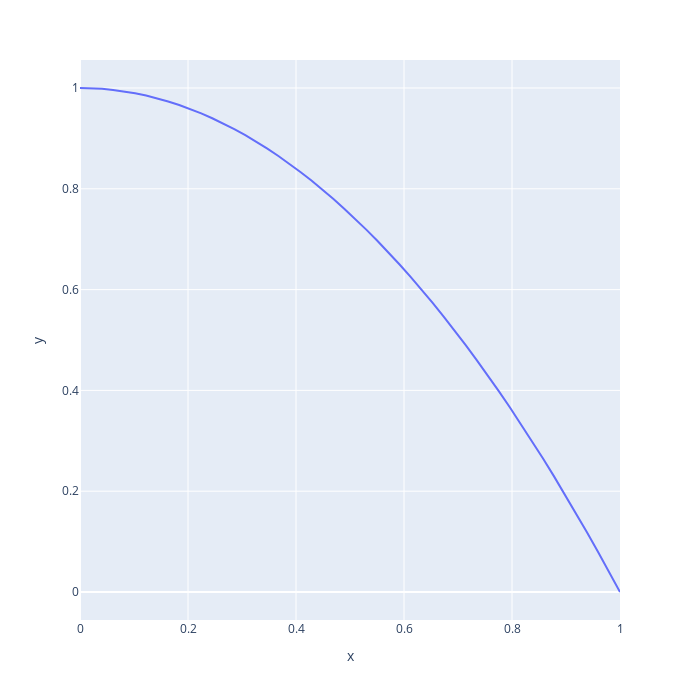

The notebook cell saved with this chart:
### Code cell
from discrete_fuzzy_operators.base.operators.unary_operators.unit.fuzzy_unit_unary_operator import FuzzyUnitUnaryOperator
f = FuzzyUnitUnaryOperator(lambda x: 1-x**2)
f.plot_operator()

### Figure 1 — Plotly figure (JSON) as saved in the notebook; plotly's stock layout.template omitted (floating-point values rounded to 4 significant figures)
{"data": [{"hovertemplate": "x=%{x}<br>y=%{y}<extra></extra>", "legendgroup": "", "line": {"color": "#636efa", "dash": "solid"}, "marker": {"symbol": "circle"}, "mode": "lines", "name": "", "orientation": "v", "showlegend": false, "x": [0.0, 0.02041, 0.04082, 0.06122, 0.08163, 0.102, 0.1224, 0.1429, 0.1633, 0.1837, 0.2041, 0.2245, 0.2449, 0.2653, 0.2857, 0.3061, 0.3265, 0.3469, 0.3673, 0.3878, 0.4082, 0.4286, 0.449, 0.4694, 0.4898, 0.5102, 0.5306, 0.551, 0.5714, 0.5918, 0.6122, 0.6327, 0.6531, 0.6735, 0.6939, 0.7143, 0.7347, 0.7551, 0.7755, 0.7959, 0.8163, 0.8367, 0.8571, 0.8776, 0.898, 0.9184, 0.9388, 0.9592, 0.9796, 1.0], "xaxis": "x", "y": [1.0, 0.9996, 0.9983, 0.9963, 0.9933, 0.9896, 0.985, 0.9796, 0.9733, 0.9663, 0.9584, 0.9496, 0.94, 0.9296, 0.9184, 0.9063, 0.8934, 0.8796, 0.8651, 0.8496, 0.8334, 0.8163, 0.7984, 0.7797, 0.7601, 0.7397, 0.7185, 0.6964, 0.6735, 0.6497, 0.6252, 0.5998, 0.5735, 0.5464, 0.5185, 0.4898, 0.4602, 0.4298, 0.3986, 0.3665, 0.3336, 0.2999, 0.2653, 0.2299, 0.1937, 0.1566, 0.1187, 0.07997, 0.0404, 0.0], "yaxis": "y", "type": "scatter"}], "layout": {"xaxis": {"anchor": "y", "domain": [0.0, 1.0], "title": {"text": "x"}}, "yaxis": {"anchor": "x", "domain": [0.0, 1.0], "title": {"text": "y"}}, "legend": {"tracegroupgap": 0}, "margin": {"t": 60}, "autosize": true, "width": 700, "height": 700}}
